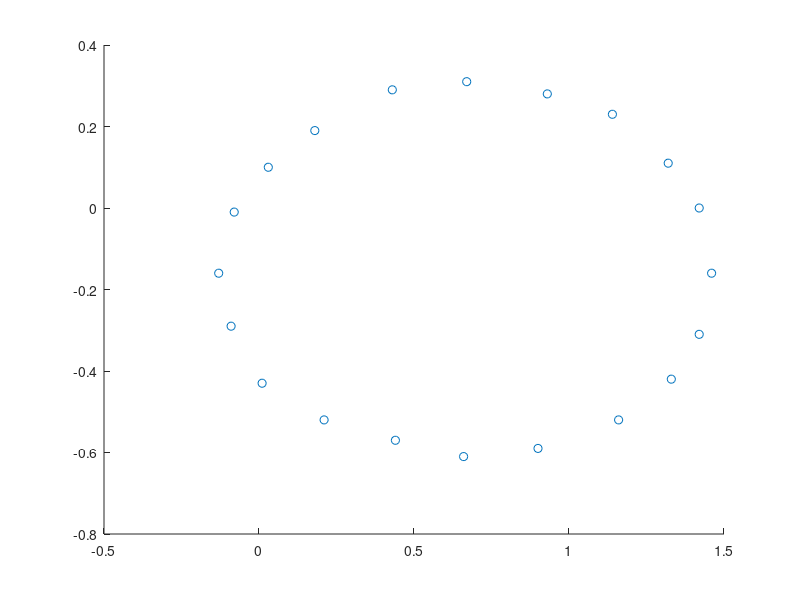

This figure's MATLAB source: (Note: this script raises an error after producing the figure.)
clear, clc;

% Loading in test data as matrix X
load('A1.mat')

% Extracting x and y values from test data
x = X(1, :)';
y = X(2, :)';

% Least squares array for equation: Ax^2 + By^2 + Cxy + Dx + Ey + F = 0
% Finds coefficients as matrix c
A = [x.^2 y.^2 x.*y x y];
b = ones(length(X), 1);
c = A\b;

% Initialising F as -1
F = -1;

% Ax^2 + By^2 + Cxy + Dx + Ey + F = 0
f = @(u, v) c(1)*u.^2 + c(2)*v.^2 + c(3)*u.*v + c(4)*u + c(5)*v + F;

% Plotting test data and least squares approximation onto figure(1)
figure(1);
scatter(x, y);
hold on
fimplicit(f);
hold off

% Additives for viewing purposes
grid
title('Least Square Approximation for Conic Section in a Plane');
xlabel('x')
ylabel('y')
legend('Test Data', 'Approximation');
ylim([-0.8 0.5]) 
